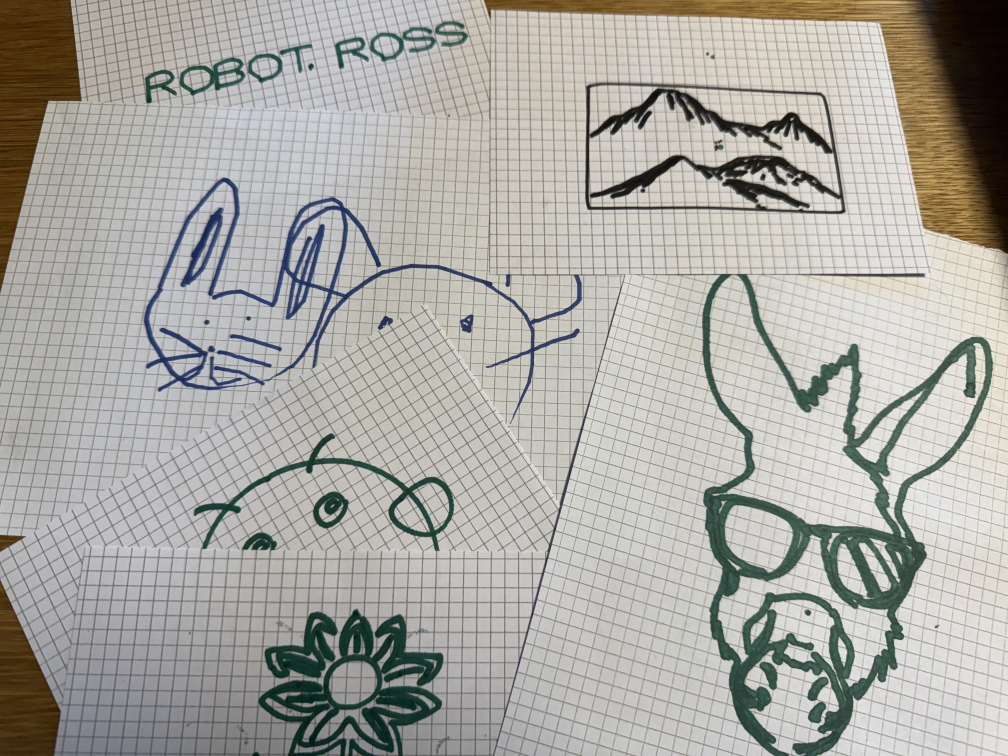
#> input picture ATF/assets/media/images/IMG_1302 2.jpeg, 4032 x 3024 px, given in place of cave-painting.jpg, which was not available (shown at 1/4 size); the run also reads 1 picture not shown here
$ python build_v2.py
#> lines starting #> are read from the running program, lines starting #| are printed output that depends on the picture; pictures that were not available may be replaced by others from this repository, and a replacement may not be noted
### tech-shorts/demos/2026-10-28-air-gapped-industrial-ai/build_demo.py
#!/usr/bin/env python3
"""First-cut YC product demo; cached offline narration and local media, no publishing."""
import argparse,hashlib,html,json,math,shutil,subprocess,textwrap
from pathlib import Path
from PIL import Image,ImageDraw,ImageFont,ImageOps,ImageFilter

ROOT=Path.home()/'flotilla/tech-shorts/assets/2026-10-28-yc-air-gapped-industrial-ai'
HERE=Path(__file__).resolve().parent
W,H,FPS=1920,1080,30
BG='#101e29';FG='#f7f6ee';TEAL='#77e0c4';MUTED='#a5b7c1';PAPER='#f6f4ed';INK='#172a35';GOLD='#e8c58b'
FONT='/System/Library/Fonts/Supplemental/Arial.ttf'
BOLD='/System/Library/Fonts/Supplemental/Arial Bold.ttf'
SERIF='/System/Library/Fonts/Supplemental/Georgia.ttf'
ENC=['-c:v','h264_videotoolbox','-b:v','6500k','-pix_fmt','yuv420p']

def font(n,bold=False):return ImageFont.truetype(BOLD if bold else FONT,n)
def run(args):subprocess.run(['ffmpeg','-y','-hide_banner','-loglevel','error']+list(map(str,args)),check=True)
def txt(d,xy,text,size=44,color=FG,width=40,bold=False,spacing=14):
    x,y=xy
    for para in text.split('\n'):
        for line in textwrap.wrap(para,width=width,break_long_words=False,break_on_hyphens=False) or ['']:
            d.text((x,y),line,font=font(size,bold),fill=color);y+=size+spacing
    return y

# [8 lines left out: function base, not called in this run]

def save(im,name):
    p=ROOT/'graphics'/name;im.save(p);return p

def photo(src,title,credit,name,contain=False):
#> called with title = 'Life is about stories.', name = 'history-cave.png', contain = False
    im=Image.open(src).convert('RGB')
#> im is the input picture: PIL image 4032x3024 RGB; mean R, G, B 170.4, 169, 163.5
    if contain:
        canvas=Image.new('RGB',(W,H),PAPER);fit=ImageOps.contain(im,(1380,920));canvas.paste(fit,((W-fit.width)//2,35));im=canvas
    else:
        im=ImageOps.fit(im,(W,H),method=Image.Resampling.LANCZOS)
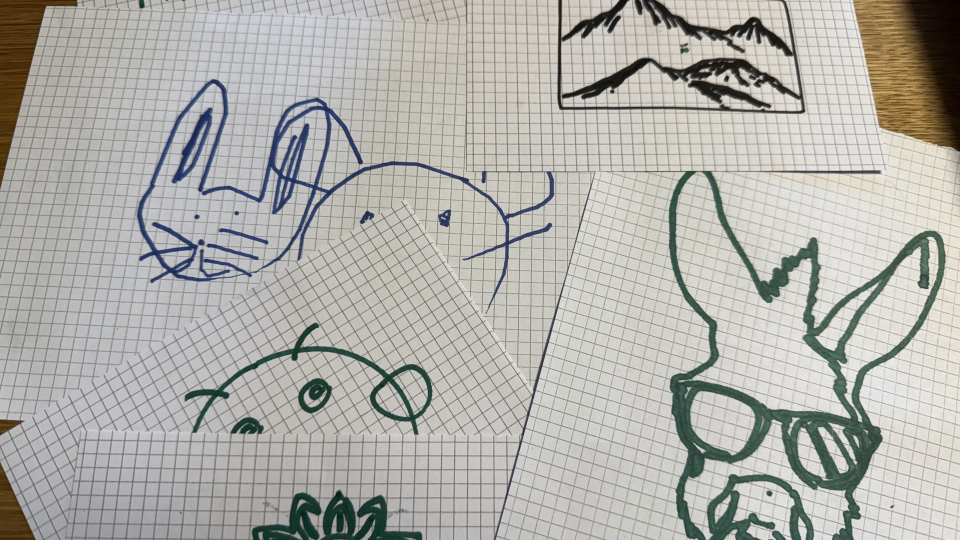
#> im: PIL image 1920x1080 RGB (shown at 1/2 size); mean R, G, B 176.4, 175.6, 170.8
        shade=Image.new('RGB',(W,H),'black');im=Image.blend(im,shade,.20)
#> after `shade = Image.new('RGB', (W, H), 'black')`: shade: PIL image 1920x1080 RGB; every value is 0
#> after `im = Image.blend(im, shade, 0.2)`:
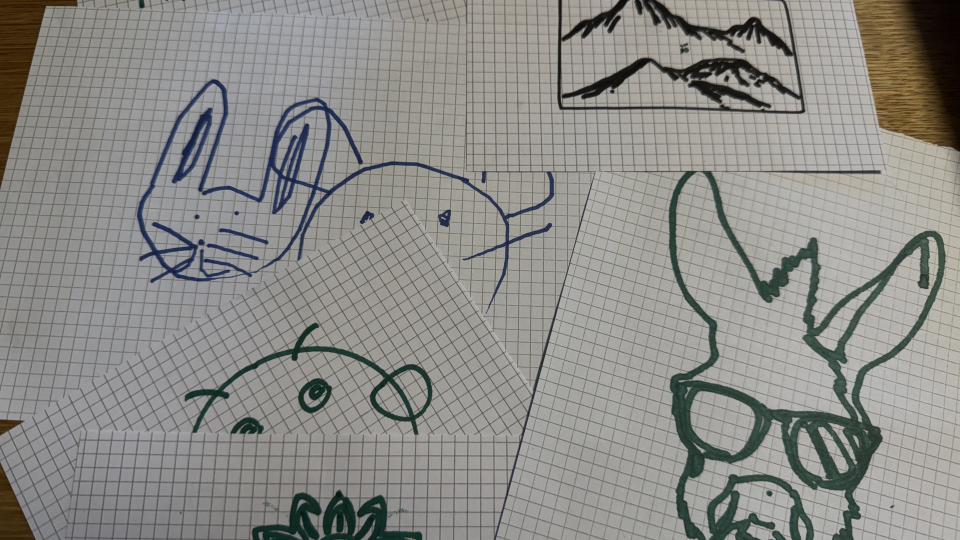
#> im: PIL image 1920x1080 RGB (shown at 1/2 size); mean R, G, B 140.7, 140.1, 136.2
    d=ImageDraw.Draw(im)
    if title:
        d.rounded_rectangle((82,788,1345,948),radius=15,fill=BG)
        txt(d,(113,823),title,70,width=34,bold=True)
    d.rectangle((0,1019,W,H),fill=BG)
    txt(d,(42,1036),credit,19,MUTED,width=160)
    return save(im,name)

# [10 lines left out: function screen, not called in this run]

def make_graphics():
    src=ROOT/'sources'
    g={}
    g['cave']=photo(src/'cave-painting.jpg','Life is about stories.','Altamira cave art · Photo: Daniel VILLAFRUELA · CC BY-SA 3.0 · resized/reframed','history-cave.png')
    g['trojan']=photo(src/'trojan-horse.jpg','How to outsmart an opponent.','Giovanni Domenico Tiepolo · The Procession of the Trojan Horse into Troy · Public domain','history-trojan.png')
#> call 2 of save, with name = 'history-trojan.png'
#> in save (call 2), `p = ROOT / 'graphics' / name`:
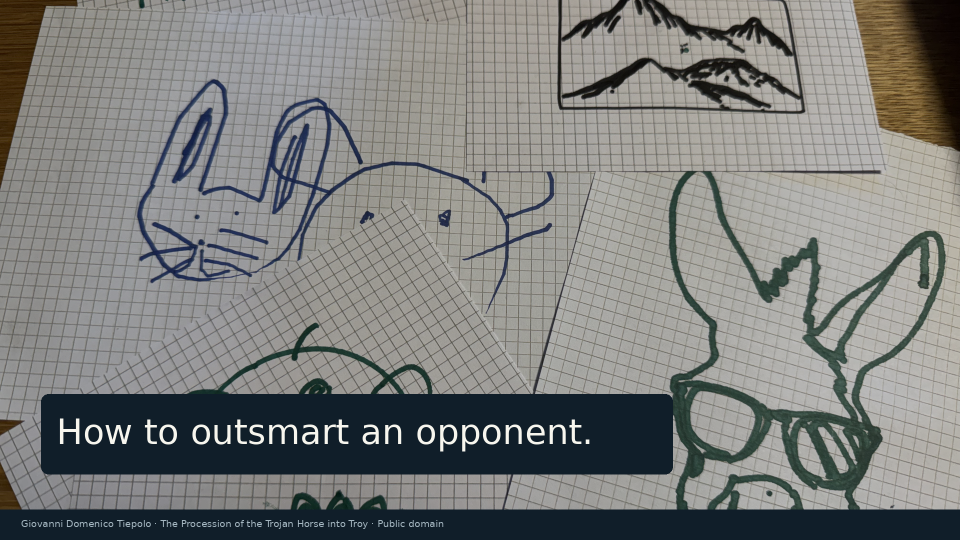
#> saved as history-trojan.png: PIL image 1920x1080 RGB (shown at 1/2 size); mean R, G, B 124.2, 125.5, 123.5
    g['leonardo']=photo(src/'leonardo-aerial-screw.jpg','How to build a machine.','Leonardo da Vinci · Aerial screw, Manuscript B · Public domain','history-leonardo.png',contain=True)
#> call 3 of photo, with title = 'How to build a machine.', name = 'history-leonardo.png', contain = True
#> in photo (call 3), `canvas = Image.new('RGB', (W, H), PAPER)`:
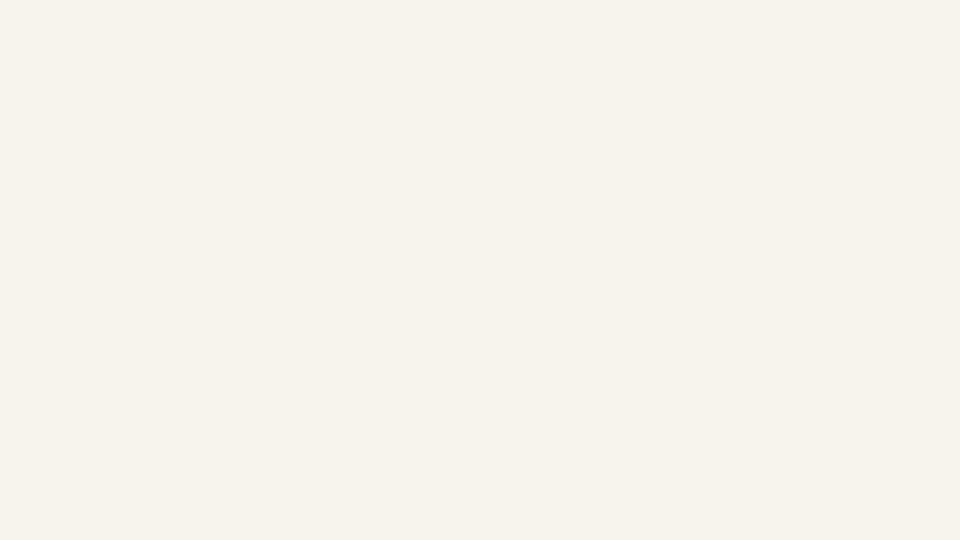
#> canvas: PIL image 1920x1080 RGB (shown at 1/2 size); mean R, G, B 246, 244, 237
#> in photo (call 3), `fit = ImageOps.contain(im, (1380, 920))`:
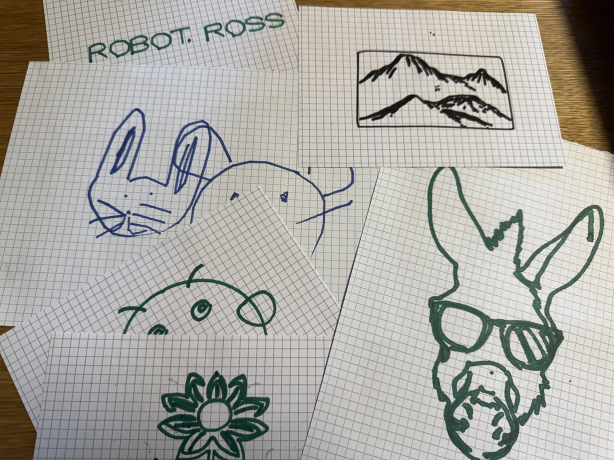
#> fit: PIL image 1227x920 RGB (shown at 1/2 size); mean R, G, B 170.4, 169, 163.5
#> in photo (call 3), `canvas.paste(fit, ((W - fit.width) // 2, 35))`:
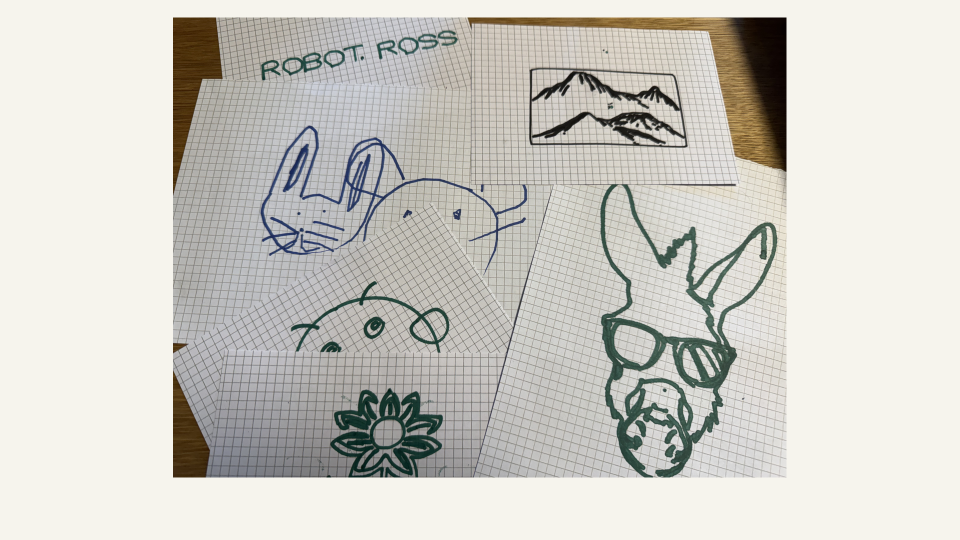
#> canvas: PIL image 1920x1080 RGB (shown at 1/2 size); mean R, G, B 204.8, 203.2, 197
#> call 3 of save, with name = 'history-leonardo.png'
#> in save (call 3), `p = ROOT / 'graphics' / name`:
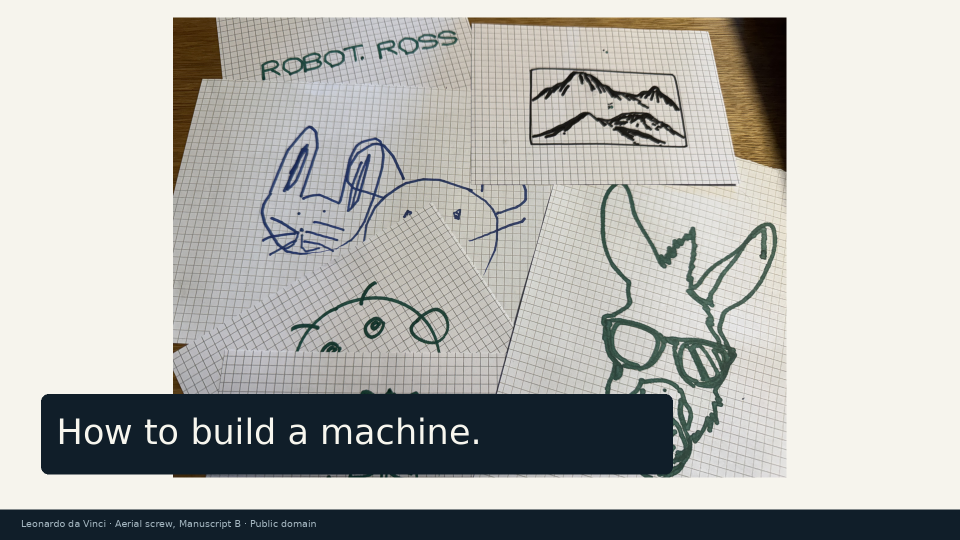
#> saved as history-leonardo.png: PIL image 1920x1080 RGB (shown at 1/2 size); mean R, G, B 179, 179.4, 175.5
#> (the run stopped early here; a loop or call above may not have finished)
